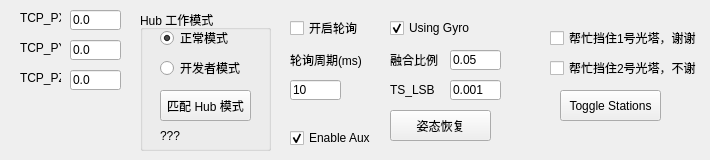
     <widget class="QWidget" name="tab_9">
      <attribute name="title">
       <string>临时调试</string>
      </attribute>
      <widget class="QLineEdit" name="TCP_PX_lineEdit">
       <property name="geometry">
        <rect>
         <x>70</x>
         <y>10</y>
         <width>51</width>
         <height>20</height>
        </rect>
       </property>
       <property name="text">
        <string>0.0</string>
       </property>
      </widget>
      <widget class="QLineEdit" name="TCP_PY_lineEdit">
       <property name="geometry">
        <rect>
         <x>70</x>
         <y>40</y>
         <width>51</width>
         <height>20</height>
        </rect>
       </property>
       <property name="text">
        <string>0.0</string>
       </property>
      </widget>
      <widget class="QLineEdit" name="TCP_PZ_lineEdit">
       <property name="geometry">
        <rect>
         <x>70</x>
         <y>70</y>
         <width>51</width>
         <height>20</height>
        </rect>
       </property>
       <property name="text">
        <string>0.0</string>
       </property>
      </widget>
      <widget class="QLabel" name="label_9">
       <property name="geometry">
        <rect>
         <x>20</x>
         <y>10</y>
         <width>41</width>
         <height>16</height>
        </rect>
       </property>
       <property name="text">
        <string>TCP_PX</string>
       </property>
      </widget>
      <widget class="QLabel" name="label_10">
       <property name="geometry">
        <rect>
         <x>20</x>
         <y>40</y>
         <width>41</width>
         <height>16</height>
        </rect>
       </property>
       <property name="text">
        <string>TCP_PY</string>
       </property>
      </widget>
      <widget class="QLabel" name="label_11">
       <property name="geometry">
        <rect>
         <x>20</x>
         <y>70</y>
         <width>41</width>
         <height>16</height>
        </rect>
       </property>
       <property name="text">
        <string>TCP_PZ</string>
       </property>
      </widget>
      <widget class="QLineEdit" name="PollPeriod_lineEdit">
       <property name="geometry">
        <rect>
         <x>290</x>
         <y>80</y>
         <width>51</width>
         <height>20</height>
        </rect>
       </property>
       <property name="text">
        <string>10</string>
       </property>
      </widget>
      <widget class="QLabel" name="label_12">
       <property name="geometry">
        <rect>
         <x>290</x>
         <y>50</y>
         <width>71</width>
         <height>20</height>
        </rect>
       </property>
       <property name="text">
        <string>轮询周期(ms)</string>
       </property>
      </widget>
      <widget class="QCheckBox" name="startPollCheckBox">
       <property name="geometry">
        <rect>
         <x>290</x>
         <y>20</y>
         <width>71</width>
         <height>16</height>
        </rect>
       </property>
       <property name="text">
        <string>开启轮询</string>
       </property>
      </widget>
      <widget class="QCheckBox" name="UsingGyroCheckBox">
       <property name="geometry">
        <rect>
         <x>390</x>
         <y>20</y>
         <width>91</width>
         <height>16</height>
        </rect>
       </property>
       <property name="text">
        <string>Using Gyro</string>
       </property>
       <property name="checked">
        <bool>true</bool>
       </property>
      </widget>
      <widget class="QLabel" name="label_13">
       <property name="geometry">
        <rect>
         <x>390</x>
         <y>50</y>
         <width>51</width>
         <height>20</height>
        </rect>
       </property>
       <property name="text">
        <string>融合比例</string>
       </property>
      </widget>
      <widget class="QLineEdit" name="RegressRatioLineEdit">
       <property name="geometry">
        <rect>
         <x>450</x>
         <y>50</y>
         <width>51</width>
         <height>20</height>
        </rect>
       </property>
       <property name="text">
        <string>0.05</string>
       </property>
      </widget>
      <widget class="QPushButton" name="OriRecoverPushButton">
       <property name="geometry">
        <rect>
         <x>390</x>
         <y>110</y>
         <width>101</width>
         <height>31</height>
        </rect>
       </property>
       <property name="text">
        <string>姿态恢复</string>
       </property>
      </widget>
      <widget class="QLineEdit" name="TsLSBLineEdit">
       <property name="geometry">
        <rect>
         <x>450</x>
         <y>80</y>
         <width>51</width>
         <height>20</height>
        </rect>
       </property>
       <property name="text">
        <string>0.001</string>
       </property>
      </widget>
      <widget class="QLabel" name="label_14">
       <property name="geometry">
        <rect>
         <x>390</x>
         <y>80</y>
         <width>51</width>
         <height>20</height>
        </rect>
       </property>
       <property name="text">
        <string>TS_LSB</string>
       </property>
      </widget>
      <widget class="QCheckBox" name="EnableAuxCheckBox">
       <property name="geometry">
        <rect>
         <x>290</x>
         <y>130</y>
         <width>81</width>
         <height>16</height>
        </rect>
       </property>
       <property name="text">
        <string>Enable Aux</string>
       </property>
       <property name="checked">
        <bool>true</bool>
       </property>
      </widget>
      <widget class="QGroupBox" name="groupBox_4">
       <property name="geometry">
        <rect>
         <x>140</x>
         <y>10</y>
         <width>131</width>
         <height>141</height>
        </rect>
       </property>
       <property name="title">
        <string>Hub 工作模式</string>
       </property>
       <widget class="QRadioButton" name="NormalModeRadioButton">
        <property name="geometry">
         <rect>
          <x>20</x>
          <y>20</y>
          <width>89</width>
          <height>16</height>
         </rect>
        </property>
        <property name="text">
         <string>正常模式</string>
        </property>
        <property name="checked">
         <bool>true</bool>
        </property>
       </widget>
       <widget class="QRadioButton" name="DevModeRadioButton">
        <property name="geometry">
         <rect>
          <x>20</x>
          <y>50</y>
          <width>89</width>
          <height>16</height>
         </rect>
        </property>
        <property name="text">
         <string>开发者模式</string>
        </property>
       </widget>
       <widget class="QPushButton" name="NotifyHubModeButton">
        <property name="geometry">
         <rect>
          <x>20</x>
          <y>80</y>
          <width>91</width>
          <height>31</height>
         </rect>
        </property>
        <property name="text">
         <string>匹配 Hub 模式</string>
        </property>
       </widget>
       <widget class="QLabel" name="CurModeLabel">
        <property name="geometry">
         <rect>
          <x>20</x>
          <y>120</y>
          <width>54</width>
          <height>12</height>
         </rect>
        </property>
        <property name="text">
         <string>???</string>
        </property>
       </widget>
      </widget>
      <widget class="QCheckBox" name="KeepOffStation1CheckBox">
       <property name="geometry">
        <rect>
         <x>550</x>
         <y>30</y>
         <width>151</width>
         <height>16</height>
        </rect>
       </property>
       <property name="text">
        <string>帮忙挡住1号光塔，谢谢</string>
       </property>
      </widget>
      <widget class="QCheckBox" name="KeepOffStation2CheckBox">
       <property name="geometry">
        <rect>
         <x>550</x>
         <y>60</y>
         <width>151</width>
         <height>16</height>
        </rect>
       </property>
       <property name="text">
        <string>帮忙挡住2号光塔，不谢</string>
       </property>
      </widget>
      <widget class="QPushButton" name="ToggleStationsPushButton">
       <property name="geometry">
        <rect>
         <x>560</x>
         <y>90</y>
         <width>101</width>
         <height>31</height>
        </rect>
       </property>
       <property name="text">
        <string>Toggle Stations</string>
       </property>
      </widget>
     </widget>
